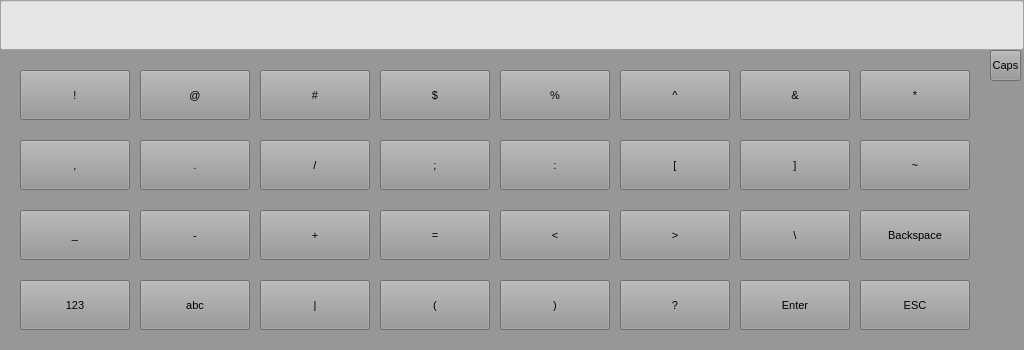
<?xml version="1.0" encoding="UTF-8"?>
<ui version="4.0">
 <class>WidgetKeyboardF</class>
 <widget class="QWidget" name="WidgetKeyboardF">
  <property name="geometry">
   <rect>
    <x>0</x>
    <y>0</y>
    <width>1024</width>
    <height>350</height>
   </rect>
  </property>
  <property name="font">
   <font>
    <family>Arial</family>
    <pointsize>30</pointsize>
    <weight>50</weight>
    <bold>false</bold>
   </font>
  </property>
  <property name="windowTitle">
   <string>Virtual Keyboard</string>
  </property>
  <property name="styleSheet">
   <string notr="true">background-color: #979797;</string>
  </property>
  <widget class="QToolButton" name="btnBackSpace">
   <property name="geometry">
    <rect>
     <x>860</x>
     <y>210</y>
     <width>110</width>
     <height>50</height>
    </rect>
   </property>
   <property name="sizePolicy">
    <sizepolicy hsizetype="Expanding" vsizetype="Expanding">
     <horstretch>0</horstretch>
     <verstretch>0</verstretch>
    </sizepolicy>
   </property>
   <property name="font">
    <font>
     <pointsize>8</pointsize>
    </font>
   </property>
   <property name="accessibleName">
    <string>0x4d</string>
   </property>
   <property name="text">
    <string>Backspace</string>
   </property>
   <property name="autoRepeat">
    <bool>true</bool>
   </property>
  </widget>
  <widget class="QToolButton" name="btn123">
   <property name="geometry">
    <rect>
     <x>20</x>
     <y>280</y>
     <width>110</width>
     <height>50</height>
    </rect>
   </property>
   <property name="sizePolicy">
    <sizepolicy hsizetype="Expanding" vsizetype="Expanding">
     <horstretch>0</horstretch>
     <verstretch>0</verstretch>
    </sizepolicy>
   </property>
   <property name="font">
    <font>
     <pointsize>8</pointsize>
    </font>
   </property>
   <property name="accessibleName">
    <string>0x01000020</string>
   </property>
   <property name="text">
    <string>123</string>
   </property>
   <property name="checkable">
    <bool>true</bool>
   </property>
   <property name="autoRepeat">
    <bool>true</bool>
   </property>
  </widget>
  <widget class="QLineEdit" name="lineEdit">
   <property name="geometry">
    <rect>
     <x>0</x>
     <y>0</y>
     <width>1024</width>
     <height>50</height>
    </rect>
   </property>
   <property name="sizePolicy">
    <sizepolicy hsizetype="Expanding" vsizetype="Fixed">
     <horstretch>0</horstretch>
     <verstretch>0</verstretch>
    </sizepolicy>
   </property>
   <property name="styleSheet">
    <string notr="true">background-color: rgb(230, 230, 230);</string>
   </property>
  </widget>
  <widget class="QToolButton" name="btnQ">
   <property name="geometry">
    <rect>
     <x>20</x>
     <y>70</y>
     <width>110</width>
     <height>50</height>
    </rect>
   </property>
   <property name="sizePolicy">
    <sizepolicy hsizetype="Expanding" vsizetype="Expanding">
     <horstretch>0</horstretch>
     <verstretch>0</verstretch>
    </sizepolicy>
   </property>
   <property name="font">
    <font>
     <pointsize>8</pointsize>
    </font>
   </property>
   <property name="accessibleName">
    <string>0x51</string>
   </property>
   <property name="text">
    <string>!</string>
   </property>
   <property name="autoRepeat">
    <bool>true</bool>
   </property>
  </widget>
  <widget class="QToolButton" name="btnW">
   <property name="geometry">
    <rect>
     <x>140</x>
     <y>70</y>
     <width>110</width>
     <height>50</height>
    </rect>
   </property>
   <property name="sizePolicy">
    <sizepolicy hsizetype="Expanding" vsizetype="Expanding">
     <horstretch>0</horstretch>
     <verstretch>0</verstretch>
    </sizepolicy>
   </property>
   <property name="font">
    <font>
     <pointsize>8</pointsize>
    </font>
   </property>
   <property name="accessibleName">
    <string>0x57</string>
   </property>
   <property name="text">
    <string>@</string>
   </property>
   <property name="autoRepeat">
    <bool>true</bool>
   </property>
  </widget>
  <widget class="QToolButton" name="btnE">
   <property name="geometry">
    <rect>
     <x>260</x>
     <y>70</y>
     <width>110</width>
     <height>50</height>
    </rect>
   </property>
   <property name="sizePolicy">
    <sizepolicy hsizetype="Expanding" vsizetype="Expanding">
     <horstretch>0</horstretch>
     <verstretch>0</verstretch>
    </sizepolicy>
   </property>
   <property name="font">
    <font>
     <pointsize>8</pointsize>
    </font>
   </property>
   <property name="accessibleName">
    <string>0x45</string>
   </property>
   <property name="text">
    <string>#</string>
   </property>
   <property name="autoRepeat">
    <bool>true</bool>
   </property>
  </widget>
  <widget class="QToolButton" name="btnR">
   <property name="geometry">
    <rect>
     <x>380</x>
     <y>70</y>
     <width>110</width>
     <height>50</height>
    </rect>
   </property>
   <property name="sizePolicy">
    <sizepolicy hsizetype="Expanding" vsizetype="Expanding">
     <horstretch>0</horstretch>
     <verstretch>0</verstretch>
    </sizepolicy>
   </property>
   <property name="font">
    <font>
     <pointsize>8</pointsize>
    </font>
   </property>
   <property name="accessibleName">
    <string>0x52</string>
   </property>
   <property name="text">
    <string>$</string>
   </property>
   <property name="autoRepeat">
    <bool>true</bool>
   </property>
  </widget>
  <widget class="QToolButton" name="btnT">
   <property name="geometry">
    <rect>
     <x>500</x>
     <y>70</y>
     <width>110</width>
     <height>50</height>
    </rect>
   </property>
   <property name="sizePolicy">
    <sizepolicy hsizetype="Expanding" vsizetype="Expanding">
     <horstretch>0</horstretch>
     <verstretch>0</verstretch>
    </sizepolicy>
   </property>
   <property name="font">
    <font>
     <pointsize>8</pointsize>
    </font>
   </property>
   <property name="accessibleName">
    <string>0x54</string>
   </property>
   <property name="text">
    <string>%</string>
   </property>
   <property name="autoRepeat">
    <bool>true</bool>
   </property>
  </widget>
  <widget class="QToolButton" name="btnY">
   <property name="geometry">
    <rect>
     <x>620</x>
     <y>70</y>
     <width>110</width>
     <height>50</height>
    </rect>
   </property>
   <property name="sizePolicy">
    <sizepolicy hsizetype="Expanding" vsizetype="Expanding">
     <horstretch>0</horstretch>
     <verstretch>0</verstretch>
    </sizepolicy>
   </property>
   <property name="font">
    <font>
     <pointsize>8</pointsize>
    </font>
   </property>
   <property name="accessibleName">
    <string>0x59</string>
   </property>
   <property name="text">
    <string>^</string>
   </property>
   <property name="autoRepeat">
    <bool>true</bool>
   </property>
  </widget>
  <widget class="QToolButton" name="btnU">
   <property name="geometry">
    <rect>
     <x>740</x>
     <y>70</y>
     <width>110</width>
     <height>50</height>
    </rect>
   </property>
   <property name="sizePolicy">
    <sizepolicy hsizetype="Expanding" vsizetype="Expanding">
     <horstretch>0</horstretch>
     <verstretch>0</verstretch>
    </sizepolicy>
   </property>
   <property name="font">
    <font>
     <pointsize>8</pointsize>
    </font>
   </property>
   <property name="accessibleName">
    <string>0x55</string>
   </property>
   <property name="text">
    <string>&amp;&amp;</string>
   </property>
   <property name="autoRepeat">
    <bool>true</bool>
   </property>
  </widget>
  <widget class="QToolButton" name="btnI">
   <property name="geometry">
    <rect>
     <x>860</x>
     <y>70</y>
     <width>110</width>
     <height>50</height>
    </rect>
   </property>
   <property name="sizePolicy">
    <sizepolicy hsizetype="Expanding" vsizetype="Expanding">
     <horstretch>0</horstretch>
     <verstretch>0</verstretch>
    </sizepolicy>
   </property>
   <property name="font">
    <font>
     <pointsize>8</pointsize>
    </font>
   </property>
   <property name="accessibleName">
    <string>0x49</string>
   </property>
   <property name="text">
    <string>*</string>
   </property>
   <property name="autoRepeat">
    <bool>true</bool>
   </property>
  </widget>
  <widget class="QToolButton" name="btnO">
   <property name="geometry">
    <rect>
     <x>380</x>
     <y>280</y>
     <width>110</width>
     <height>50</height>
    </rect>
   </property>
   <property name="sizePolicy">
    <sizepolicy hsizetype="Expanding" vsizetype="Expanding">
     <horstretch>0</horstretch>
     <verstretch>0</verstretch>
    </sizepolicy>
   </property>
   <property name="font">
    <font>
     <pointsize>8</pointsize>
    </font>
   </property>
   <property name="accessibleName">
    <string>0x4f</string>
   </property>
   <property name="text">
    <string>(</string>
   </property>
   <property name="autoRepeat">
    <bool>true</bool>
   </property>
  </widget>
  <widget class="QToolButton" name="btnP">
   <property name="geometry">
    <rect>
     <x>500</x>
     <y>280</y>
     <width>110</width>
     <height>50</height>
    </rect>
   </property>
   <property name="sizePolicy">
    <sizepolicy hsizetype="Expanding" vsizetype="Expanding">
     <horstretch>0</horstretch>
     <verstretch>0</verstretch>
    </sizepolicy>
   </property>
   <property name="font">
    <font>
     <pointsize>8</pointsize>
    </font>
   </property>
   <property name="accessibleName">
    <string>0x50</string>
   </property>
   <property name="text">
    <string>)</string>
   </property>
   <property name="autoRepeat">
    <bool>true</bool>
   </property>
  </widget>
  <widget class="QToolButton" name="btnReturn">
   <property name="geometry">
    <rect>
     <x>740</x>
     <y>280</y>
     <width>110</width>
     <height>50</height>
    </rect>
   </property>
   <property name="sizePolicy">
    <sizepolicy hsizetype="Expanding" vsizetype="Expanding">
     <horstretch>0</horstretch>
     <verstretch>0</verstretch>
    </sizepolicy>
   </property>
   <property name="font">
    <font>
     <pointsize>8</pointsize>
    </font>
   </property>
   <property name="accessibleName">
    <string>0x01000004</string>
   </property>
   <property name="text">
    <string>Enter</string>
   </property>
   <property name="autoRepeat">
    <bool>true</bool>
   </property>
  </widget>
  <widget class="QToolButton" name="btnK">
   <property name="geometry">
    <rect>
     <x>860</x>
     <y>140</y>
     <width>110</width>
     <height>50</height>
    </rect>
   </property>
   <property name="sizePolicy">
    <sizepolicy hsizetype="Expanding" vsizetype="Expanding">
     <horstretch>0</horstretch>
     <verstretch>0</verstretch>
    </sizepolicy>
   </property>
   <property name="font">
    <font>
     <pointsize>8</pointsize>
    </font>
   </property>
   <property name="accessibleName">
    <string>0x4b</string>
   </property>
   <property name="text">
    <string>~</string>
   </property>
   <property name="autoRepeat">
    <bool>true</bool>
   </property>
  </widget>
  <widget class="QToolButton" name="btnL">
   <property name="geometry">
    <rect>
     <x>20</x>
     <y>210</y>
     <width>110</width>
     <height>50</height>
    </rect>
   </property>
   <property name="sizePolicy">
    <sizepolicy hsizetype="Expanding" vsizetype="Expanding">
     <horstretch>0</horstretch>
     <verstretch>0</verstretch>
    </sizepolicy>
   </property>
   <property name="font">
    <font>
     <pointsize>8</pointsize>
    </font>
   </property>
   <property name="accessibleName">
    <string>0x4c</string>
   </property>
   <property name="text">
    <string>_</string>
   </property>
   <property name="autoRepeat">
    <bool>true</bool>
   </property>
  </widget>
  <widget class="QToolButton" name="btnA">
   <property name="geometry">
    <rect>
     <x>20</x>
     <y>140</y>
     <width>110</width>
     <height>50</height>
    </rect>
   </property>
   <property name="sizePolicy">
    <sizepolicy hsizetype="Expanding" vsizetype="Expanding">
     <horstretch>0</horstretch>
     <verstretch>0</verstretch>
    </sizepolicy>
   </property>
   <property name="font">
    <font>
     <pointsize>8</pointsize>
    </font>
   </property>
   <property name="accessibleName">
    <string>0x41</string>
   </property>
   <property name="text">
    <string>,</string>
   </property>
   <property name="autoRepeat">
    <bool>true</bool>
   </property>
  </widget>
  <widget class="QToolButton" name="btnS">
   <property name="enabled">
    <bool>true</bool>
   </property>
   <property name="geometry">
    <rect>
     <x>140</x>
     <y>140</y>
     <width>110</width>
     <height>50</height>
    </rect>
   </property>
   <property name="sizePolicy">
    <sizepolicy hsizetype="Expanding" vsizetype="Expanding">
     <horstretch>0</horstretch>
     <verstretch>0</verstretch>
    </sizepolicy>
   </property>
   <property name="font">
    <font>
     <pointsize>8</pointsize>
    </font>
   </property>
   <property name="accessibleName">
    <string>0x53</string>
   </property>
   <property name="text">
    <string>.</string>
   </property>
   <property name="autoRepeat">
    <bool>true</bool>
   </property>
  </widget>
  <widget class="QToolButton" name="btnD">
   <property name="geometry">
    <rect>
     <x>260</x>
     <y>140</y>
     <width>110</width>
     <height>50</height>
    </rect>
   </property>
   <property name="sizePolicy">
    <sizepolicy hsizetype="Expanding" vsizetype="Expanding">
     <horstretch>0</horstretch>
     <verstretch>0</verstretch>
    </sizepolicy>
   </property>
   <property name="font">
    <font>
     <pointsize>8</pointsize>
    </font>
   </property>
   <property name="accessibleName">
    <string>0x44</string>
   </property>
   <property name="text">
    <string>/</string>
   </property>
   <property name="autoRepeat">
    <bool>true</bool>
   </property>
  </widget>
  <widget class="QToolButton" name="btnF">
   <property name="geometry">
    <rect>
     <x>380</x>
     <y>140</y>
     <width>110</width>
     <height>50</height>
    </rect>
   </property>
   <property name="sizePolicy">
    <sizepolicy hsizetype="Expanding" vsizetype="Expanding">
     <horstretch>0</horstretch>
     <verstretch>0</verstretch>
    </sizepolicy>
   </property>
   <property name="font">
    <font>
     <pointsize>8</pointsize>
    </font>
   </property>
   <property name="accessibleName">
    <string>0x46</string>
   </property>
   <property name="text">
    <string>;</string>
   </property>
   <property name="autoRepeat">
    <bool>true</bool>
   </property>
  </widget>
  <widget class="QToolButton" name="btnG">
   <property name="geometry">
    <rect>
     <x>500</x>
     <y>140</y>
     <width>110</width>
     <height>50</height>
    </rect>
   </property>
   <property name="sizePolicy">
    <sizepolicy hsizetype="Expanding" vsizetype="Expanding">
     <horstretch>0</horstretch>
     <verstretch>0</verstretch>
    </sizepolicy>
   </property>
   <property name="font">
    <font>
     <pointsize>8</pointsize>
    </font>
   </property>
   <property name="accessibleName">
    <string>0x47</string>
   </property>
   <property name="text">
    <string>:</string>
   </property>
   <property name="autoRepeat">
    <bool>true</bool>
   </property>
  </widget>
  <widget class="QToolButton" name="btnH">
   <property name="geometry">
    <rect>
     <x>620</x>
     <y>140</y>
     <width>110</width>
     <height>50</height>
    </rect>
   </property>
   <property name="sizePolicy">
    <sizepolicy hsizetype="Expanding" vsizetype="Expanding">
     <horstretch>0</horstretch>
     <verstretch>0</verstretch>
    </sizepolicy>
   </property>
   <property name="font">
    <font>
     <pointsize>8</pointsize>
    </font>
   </property>
   <property name="accessibleName">
    <string>0x48</string>
   </property>
   <property name="text">
    <string>[</string>
   </property>
   <property name="autoRepeat">
    <bool>true</bool>
   </property>
  </widget>
  <widget class="QToolButton" name="btnJ">
   <property name="geometry">
    <rect>
     <x>740</x>
     <y>140</y>
     <width>110</width>
     <height>50</height>
    </rect>
   </property>
   <property name="sizePolicy">
    <sizepolicy hsizetype="Expanding" vsizetype="Expanding">
     <horstretch>0</horstretch>
     <verstretch>0</verstretch>
    </sizepolicy>
   </property>
   <property name="font">
    <font>
     <pointsize>8</pointsize>
    </font>
   </property>
   <property name="accessibleName">
    <string>0x4a</string>
   </property>
   <property name="text">
    <string>]</string>
   </property>
   <property name="autoRepeat">
    <bool>true</bool>
   </property>
  </widget>
  <widget class="QToolButton" name="btnFuhao">
   <property name="geometry">
    <rect>
     <x>140</x>
     <y>280</y>
     <width>110</width>
     <height>50</height>
    </rect>
   </property>
   <property name="sizePolicy">
    <sizepolicy hsizetype="Expanding" vsizetype="Expanding">
     <horstretch>0</horstretch>
     <verstretch>0</verstretch>
    </sizepolicy>
   </property>
   <property name="font">
    <font>
     <pointsize>8</pointsize>
    </font>
   </property>
   <property name="toolTip">
    <string/>
   </property>
   <property name="accessibleName">
    <string>0x01000020</string>
   </property>
   <property name="text">
    <string>abc</string>
   </property>
   <property name="checkable">
    <bool>true</bool>
   </property>
   <property name="autoRepeat">
    <bool>true</bool>
   </property>
  </widget>
  <widget class="QToolButton" name="btnSpace">
   <property name="geometry">
    <rect>
     <x>260</x>
     <y>280</y>
     <width>110</width>
     <height>50</height>
    </rect>
   </property>
   <property name="sizePolicy">
    <sizepolicy hsizetype="MinimumExpanding" vsizetype="Expanding">
     <horstretch>0</horstretch>
     <verstretch>0</verstretch>
    </sizepolicy>
   </property>
   <property name="font">
    <font>
     <pointsize>8</pointsize>
    </font>
   </property>
   <property name="accessibleName">
    <string>0x20</string>
   </property>
   <property name="text">
    <string>|</string>
   </property>
   <property name="autoRepeat">
    <bool>true</bool>
   </property>
  </widget>
  <widget class="QToolButton" name="btnEsc">
   <property name="geometry">
    <rect>
     <x>860</x>
     <y>280</y>
     <width>110</width>
     <height>50</height>
    </rect>
   </property>
   <property name="sizePolicy">
    <sizepolicy hsizetype="Minimum" vsizetype="Minimum">
     <horstretch>0</horstretch>
     <verstretch>0</verstretch>
    </sizepolicy>
   </property>
   <property name="font">
    <font>
     <pointsize>8</pointsize>
    </font>
   </property>
   <property name="accessibleName">
    <string>0x01000023</string>
   </property>
   <property name="text">
    <string>ESC</string>
   </property>
   <property name="checkable">
    <bool>true</bool>
   </property>
   <property name="autoRepeat">
    <bool>true</bool>
   </property>
  </widget>
  <widget class="QToolButton" name="btnB">
   <property name="geometry">
    <rect>
     <x>620</x>
     <y>210</y>
     <width>110</width>
     <height>50</height>
    </rect>
   </property>
   <property name="sizePolicy">
    <sizepolicy hsizetype="Expanding" vsizetype="Expanding">
     <horstretch>0</horstretch>
     <verstretch>0</verstretch>
    </sizepolicy>
   </property>
   <property name="font">
    <font>
     <pointsize>8</pointsize>
    </font>
   </property>
   <property name="accessibleName">
    <string>0x42</string>
   </property>
   <property name="text">
    <string>&gt;</string>
   </property>
   <property name="autoRepeat">
    <bool>true</bool>
   </property>
  </widget>
  <widget class="QToolButton" name="btnM">
   <property name="geometry">
    <rect>
     <x>620</x>
     <y>280</y>
     <width>110</width>
     <height>50</height>
    </rect>
   </property>
   <property name="sizePolicy">
    <sizepolicy hsizetype="Expanding" vsizetype="Expanding">
     <horstretch>0</horstretch>
     <verstretch>0</verstretch>
    </sizepolicy>
   </property>
   <property name="font">
    <font>
     <pointsize>8</pointsize>
    </font>
   </property>
   <property name="accessibleName">
    <string>0x4d</string>
   </property>
   <property name="text">
    <string>?</string>
   </property>
   <property name="autoRepeat">
    <bool>true</bool>
   </property>
  </widget>
  <widget class="QToolButton" name="btnX">
   <property name="geometry">
    <rect>
     <x>260</x>
     <y>210</y>
     <width>110</width>
     <height>50</height>
    </rect>
   </property>
   <property name="sizePolicy">
    <sizepolicy hsizetype="Expanding" vsizetype="Expanding">
     <horstretch>0</horstretch>
     <verstretch>0</verstretch>
    </sizepolicy>
   </property>
   <property name="font">
    <font>
     <pointsize>8</pointsize>
    </font>
   </property>
   <property name="accessibleName">
    <string>0x58</string>
   </property>
   <property name="text">
    <string>+</string>
   </property>
   <property name="autoRepeat">
    <bool>true</bool>
   </property>
  </widget>
  <widget class="QToolButton" name="btnV">
   <property name="geometry">
    <rect>
     <x>500</x>
     <y>210</y>
     <width>110</width>
     <height>50</height>
    </rect>
   </property>
   <property name="sizePolicy">
    <sizepolicy hsizetype="Expanding" vsizetype="Expanding">
     <horstretch>0</horstretch>
     <verstretch>0</verstretch>
    </sizepolicy>
   </property>
   <property name="font">
    <font>
     <pointsize>8</pointsize>
    </font>
   </property>
   <property name="accessibleName">
    <string>0x56</string>
   </property>
   <property name="text">
    <string>&lt;</string>
   </property>
   <property name="autoRepeat">
    <bool>true</bool>
   </property>
  </widget>
  <widget class="QToolButton" name="btnN">
   <property name="geometry">
    <rect>
     <x>740</x>
     <y>210</y>
     <width>110</width>
     <height>50</height>
    </rect>
   </property>
   <property name="sizePolicy">
    <sizepolicy hsizetype="Expanding" vsizetype="Expanding">
     <horstretch>0</horstretch>
     <verstretch>0</verstretch>
    </sizepolicy>
   </property>
   <property name="font">
    <font>
     <pointsize>8</pointsize>
    </font>
   </property>
   <property name="accessibleName">
    <string>0x4e</string>
   </property>
   <property name="text">
    <string>\</string>
   </property>
   <property name="autoRepeat">
    <bool>true</bool>
   </property>
  </widget>
  <widget class="QToolButton" name="btnZ">
   <property name="geometry">
    <rect>
     <x>140</x>
     <y>210</y>
     <width>110</width>
     <height>50</height>
    </rect>
   </property>
   <property name="sizePolicy">
    <sizepolicy hsizetype="Expanding" vsizetype="Expanding">
     <horstretch>0</horstretch>
     <verstretch>0</verstretch>
    </sizepolicy>
   </property>
   <property name="font">
    <font>
     <pointsize>8</pointsize>
    </font>
   </property>
   <property name="accessibleName">
    <string>0x5a</string>
   </property>
   <property name="text">
    <string>-</string>
   </property>
   <property name="autoRepeat">
    <bool>true</bool>
   </property>
  </widget>
  <widget class="QToolButton" name="btnC">
   <property name="geometry">
    <rect>
     <x>380</x>
     <y>210</y>
     <width>110</width>
     <height>50</height>
    </rect>
   </property>
   <property name="sizePolicy">
    <sizepolicy hsizetype="Expanding" vsizetype="Expanding">
     <horstretch>0</horstretch>
     <verstretch>0</verstretch>
    </sizepolicy>
   </property>
   <property name="font">
    <font>
     <pointsize>8</pointsize>
    </font>
   </property>
   <property name="accessibleName">
    <string>0x43</string>
   </property>
   <property name="text">
    <string>=</string>
   </property>
   <property name="autoRepeat">
    <bool>true</bool>
   </property>
  </widget>
  <widget class="QToolButton" name="btnCaps">
   <property name="geometry">
    <rect>
     <x>990</x>
     <y>50</y>
     <width>31</width>
     <height>31</height>
    </rect>
   </property>
   <property name="sizePolicy">
    <sizepolicy hsizetype="Expanding" vsizetype="Expanding">
     <horstretch>0</horstretch>
     <verstretch>0</verstretch>
    </sizepolicy>
   </property>
   <property name="font">
    <font>
     <pointsize>8</pointsize>
    </font>
   </property>
   <property name="accessibleName">
    <string>0x01000024</string>
   </property>
   <property name="text">
    <string>Caps</string>
   </property>
   <property name="checkable">
    <bool>true</bool>
   </property>
   <property name="autoRepeat">
    <bool>true</bool>
   </property>
  </widget>
 </widget>
 <resources/>
 <connections/>
</ui>
